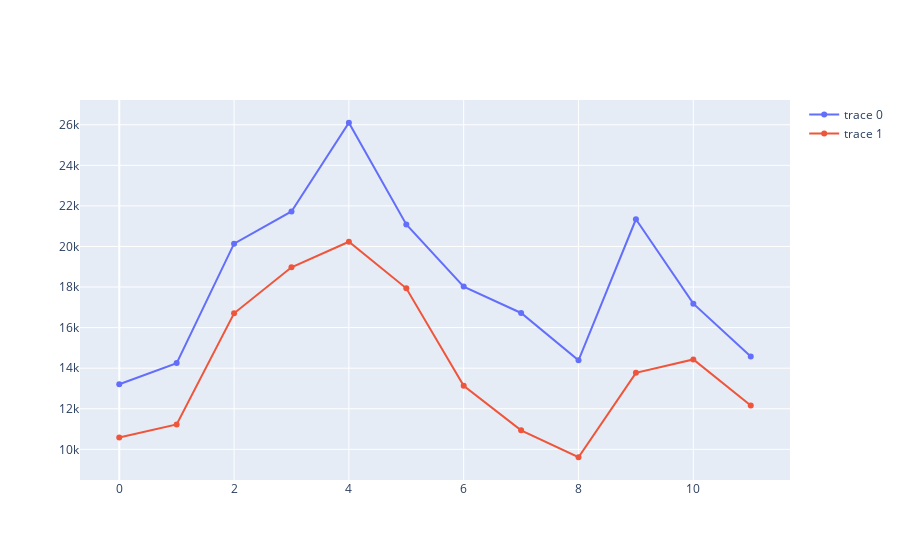

Source (notebook cell):
### Code cell
iplot(Figure(data=[Scatter(y=test['Sales']),
                  Scatter(y=preds)]))

### Figure 1 — Plotly figure (JSON) as saved in the notebook; plotly's stock layout.template omitted (floating-point values rounded to 4 significant figures)
{"data": [{"type": "scatter", "y": [13210, 14251, 20139, 21725, 26099, 21084, 18024, 16722, 14385, 21342, 17180, 14577]}, {"type": "scatter", "y": [10580.0, 11230.0, 16700.0, 18970.0, 20230.0, 17940.0, 13128, 10940.0, 9609.0, 13770.0, 14430.0, 12160.0]}], "layout": {}}
